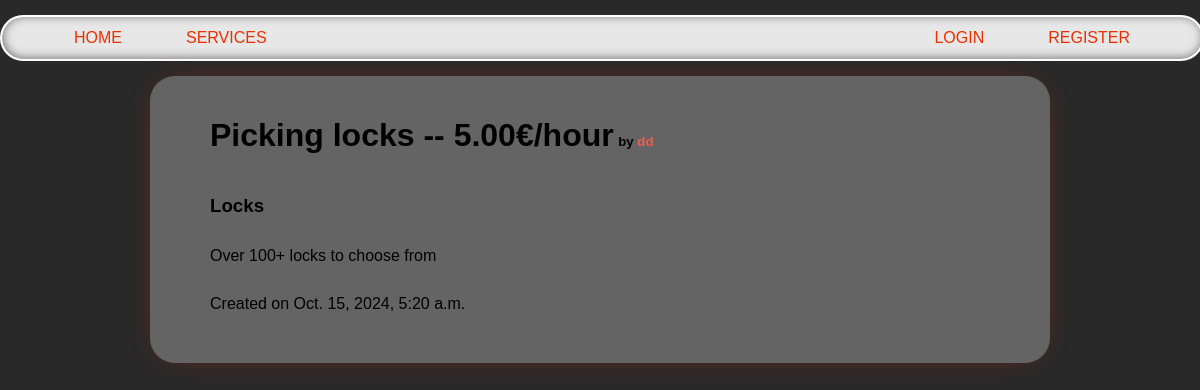
Screenshot of /services/3 with the database file from the repository.
### services/models.py (models this page shows, shortened)
class Service(models.Model):
    company = models.ForeignKey(Company, on_delete=models.CASCADE)
    name = models.CharField(max_length=40)
    description = models.TextField()
    price_hour = models.DecimalField(decimal_places=2, max_digits=100)
    rating = models.IntegerField(validators=[MinValueValidator(
        0), MaxValueValidator(5)], default=0)
    choices = (
        ('Air Conditioner', 'Air Conditioner'),
        ('Carpentry', 'Carpentry'),
        ('Electricity', 'Electricity'),
        ('Gardening', 'Gardening'),
        ('Home Machines', 'Home Machines'),
        ('House Keeping', 'House Keeping'),
        ('Interior Design', 'Interior Design'),
        ('Locks', 'Locks'),
        ('Painting', 'Painting'),
        ('Plumbing', 'Plumbing'),
        ('Water Heaters', 'Water Heaters'),
    )
    field = models.CharField(max_length=30, blank=False,
                             null=False, choices=choices)
    date = models.DateTimeField(auto_now=True, null=False)

### users/models.py (models this page shows, shortened)
class Company(models.Model):
    user = models.OneToOneField(
        User, on_delete=models.CASCADE, primary_key=True)
    field = models.CharField(max_length=70, choices=(('Air Conditioner', 'Air Conditioner'),
                                                     ('All in One', 'All in One'),
                                                     ('Carpentry', 'Carpentry'),
                                                     ('Electricity',
                                                      'Electricity'),
                                                     ('Gardening', 'Gardening'),
                                                     ('Home Machines',
                                                      'Home Machines'),
                                                     ('House Keeping',
                                                      'House Keeping'),
                                                     ('Interior Design',
                                                      'Interior Design'),
                                                     ('Locks', 'Locks'),
                                                     ('Painting', 'Painting'),
                                                     ('Plumbing', 'Plumbing'),
                                                     ('Water Heaters', 'Water Heaters')), blank=False, null=False)
    rating = models.IntegerField(
        validators=[MaxValueValidator(5), MinValueValidator(0)], default=0)

class User(AbstractUser):
    is_company = models.BooleanField(default=False)
    is_customer = models.BooleanField(default=False)
    email = models.CharField(max_length=100, unique=True)

### services/views.py (the view)
# urls.py: path('<int:id>', v.index, name='index'),
def index(request, id):
    service = Service.objects.get(id=id)
    return render(request, 'services/single_service.html', {'service': service})

### services/templates/services/single_service.html (shortened to what this page needs)
{% extends 'main/base.html' %}
{% block content %}
    <div class='service_info_header'>
        <h1>{{service.name}} -- {{service.price_hour}}€/hour</h1>
        <h5 style="align-items: left; margin: 0;">by <a href="#">{{service.company.user}}</a></h5>
    </div>
    <h3>{{service.field}}</h3>
    <p style="text-align: left;">{{service.description}}</p>
    <p style="text-align: left;">Created on {{service.date}}</p>
{% endblock %}

### main/static/css/style.css (style rules this page uses)
body { background: #292929; font-family: 'Lexend Exa', sans-serif; padding: 0; margin: 0; }
a { color: #ee5e4b; text-decoration: none; }
.content p { text-align: center; margin: 30px 0px; white-space: pre-line; }
.service_info_header { display: block ruby; }
.service_info_header h5 { float: right; }

### rows the page displays
Service: name "Picking locks", price_hour "5.00", company.user "dd", field "Locks", description "Over 100+ locks to choose from", date "Oct. 15, 2024, 5:20 a.m."
